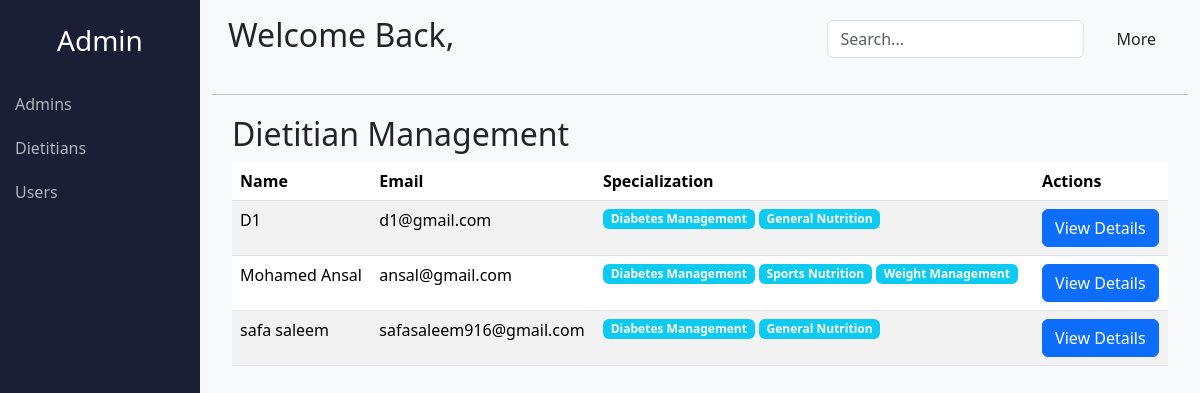
The app's page /administration/dietitians/, older data.
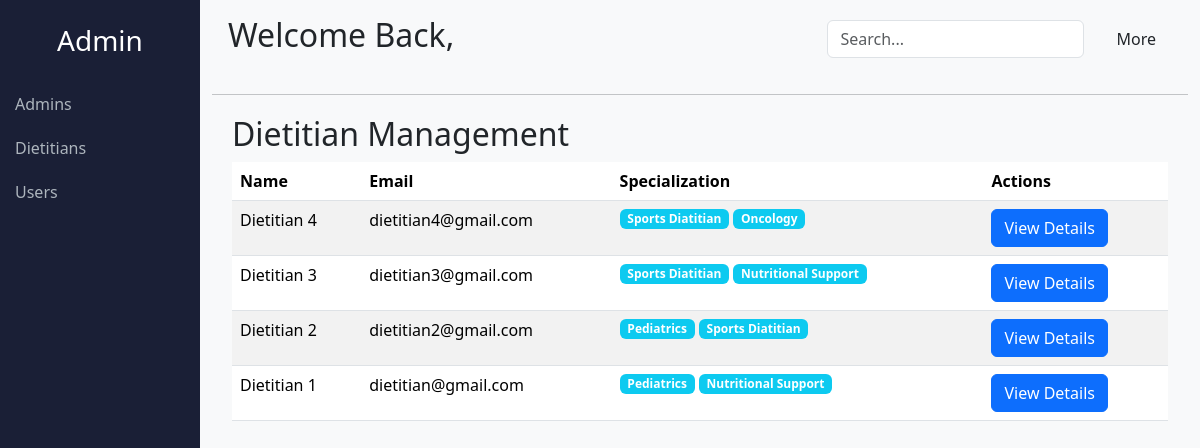
The same page, newer data.
### users_account/models.py (models this page shows, shortened)
class Accounts(AbstractUser):
    email = models.EmailField(unique=True)
    username = models.CharField(max_length=55, unique=True)
    role = models.CharField(choices=ROLE_CHOICE, default='user', max_length=100)

class Dietitian_Profile(models.Model):
    user = models.OneToOneField(Accounts, on_delete=models.CASCADE)
    full_name = models.CharField(max_length=100, null=False, blank=False)
    photo = models.ImageField(upload_to='dietitian_photos', default='assets/profile.png')
    qualifications = models.TextField(null=False, blank=False)
    experience_years = models.PositiveIntegerField(null=True, blank=True)
    specialties = models.ManyToManyField(Specialties)
    certificate = models.FileField(upload_to="dietitian_certificates",null=True, blank=True)
    bio = models.TextField(null=True, blank=True)
    available = models.BooleanField(default=True)
    verified = models.BooleanField(default=False)

### admin_side/models.py (models this page shows, shortened)
class Specialties(models.Model):
    name = models.CharField(max_length=50)

### admin_side/views.py (the view)
# urls.py: path('dietitians/', DietitianListView, name='dietitian_list'),
def DietitianListView(req):
    dietitians = Accounts.objects.filter(role='dietitian').order_by('-id')
    return render(req, 'admin_dietitians_list.html', {'dietitians': dietitians})

### admin_side/templates/admin_dietitians_list.html (shortened to what this page needs)
{% extends "admin_base.html" %}
{% block content %}
<div class="dietitian-list">
    <h2>Dietitian Management</h2>
    <table class="table table-striped">
        <thead>
            <tr>
                <th>Name</th>
                <th>Email</th>
                <th>Specialization</th>
                <th>Actions</th>
            </tr>
        </thead>
        <tbody>
            {% for dietitian in dietitians %}
            <tr>
                <td>{{ dietitian.dietitian_profile.full_name }}</td>
                <td>{{ dietitian.email }}</td>
                <td>{% for specialty in dietitian.dietitian_profile.specialties.all %}<span class="me-1 bg-info badge">{{specialty.name }}</span>{% endfor %}</td>
                <td>
                    <a href="{% url 'admin_dietitian_detail' dietitian.id %}" class="btn btn-primary">View Details</a>
                </td>
            </tr>
            {% endfor %}
        </tbody>
    </table>
</div>
{% endblock content %}

Row changes from the older to the newer data that the page shows:
removed Accounts: dietitian_profile.full_name "D1", email "d1@gmail.com", Specialties (name "Diabetes Management"), Specialties (name "General Nutrition")
removed Accounts: dietitian_profile.full_name "Mohamed Ansal", email "ansal@gmail.com", Specialties (name "Diabetes Management"), Specialties (name "Sports Nutrition"), Specialties (name "Weight Management")
removed Accounts: dietitian_profile.full_name "safa saleem", email "safasaleem916@gmail.com", Specialties (name "Diabetes Management"), Specialties (name "General Nutrition")
added Accounts: dietitian_profile.full_name "Dietitian 4", email "dietitian4@gmail.com", Specialties (name "Sports Diatitian"), Specialties (name "Oncology")
added Accounts: dietitian_profile.full_name "Dietitian 3", email "dietitian3@gmail.com", Specialties (name "Sports Diatitian"), Specialties (name "Nutritional Support")
added Accounts: dietitian_profile.full_name "Dietitian 2", email "dietitian2@gmail.com", Specialties (name "Pediatrics"), Specialties (name "Sports Diatitian")
added Accounts: dietitian_profile.full_name "Dietitian 1", email "dietitian@gmail.com", Specialties (name "Pediatrics"), Specialties (name "Nutritional Support")
